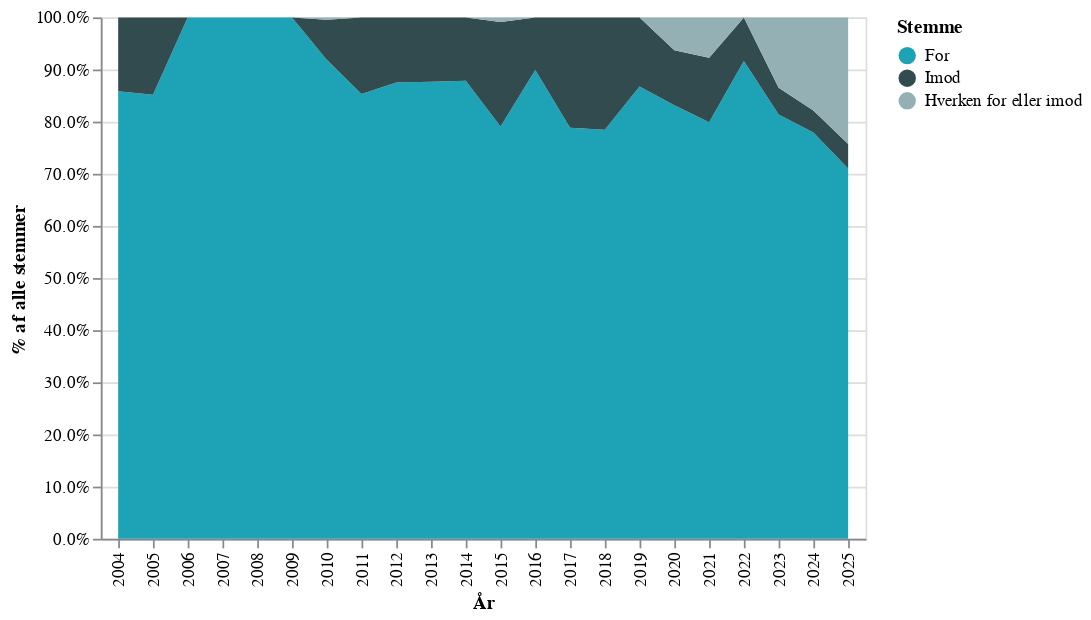

This figure's notebook cell:
### Code cell
# Renaming columns for chart
col_names = {"AndelStemmer": "% af alle stemmer"}
chart_data_dk = chart_data.rename(columns=col_names)

# Specifying custom sort order for the color variable
custom_val_order = ["For", "Imod", "Hverken for eller imod"]
vote_order_mapping = {v: i for i, v in enumerate(custom_val_order)}
chart_data_dk["CustomOrder"] = chart_data_dk["Stemme"].map(vote_order_mapping)

# Creating a chart in Danish
chart = (
    alt.Chart(chart_data_dk, width="container")
    .mark_area()
    .encode(
        x="År:O",
        y=alt.Y("% af alle stemmer:Q", axis=alt.Axis(format=".1%")),
        color=alt.Color(
            "Stemme:N",
            scale=alt.Scale(domain=custom_val_order, range=my_custom_palette),
        ),
        order=alt.Order("CustomOrder:Q"),
        tooltip=["År:O", "Stemme:N", alt.Tooltip("% af alle stemmer:Q", format=".1%")],
    )
)
chart.save(".charts/html/figure_01_dk.html")
chart

### Figure 1 — Vega-Lite specification as saved in the notebook (floating-point values rounded to 4 significant figures)
{"config": {"view": {"continuousWidth": 300, "continuousHeight": 300}}, "data": {"name": "data-c85dcddbec843751406724fe3383e9a7"}, "mark": {"type": "area"}, "encoding": {"color": {"field": "Stemme", "scale": {"domain": ["For", "Imod", "Hverken for eller imod"], "range": ["#1ea2b5", "#324b4f", "#95b0b5", "#9f8ac3", "#6b588d", "#009170", "#005545", "#0d221c", "#005c87", "#e6f4f1", "#eee8a9", "#a4943e", "#d471bb", "#27c0bf", "#55ddbe", "#8df8b7", "#de6f9f", "#70a153", "#885534"]}, "type": "nominal"}, "order": {"field": "CustomOrder", "type": "quantitative"}, "tooltip": [{"field": "År", "type": "ordinal"}, {"field": "Stemme", "type": "nominal"}, {"field": "% af alle stemmer", "format": ".1%", "type": "quantitative"}], "x": {"field": "År", "type": "ordinal"}, "y": {"axis": {"format": ".1%"}, "field": "% af alle stemmer", "type": "quantitative"}}, "width": "container", "$schema": "https://vega.github.io/schema/vega-lite/v6.1.0.json", "datasets": {"data-c85dcddbec843751406724fe3383e9a7": [{"År": 2004, "Sæson": "Efterår", "Navn": "Marianne Pedersen", "PartiGruppe": "Venstre (V)", "Stemme": "For", "AntalStemmer": 91, "AlleStemmer": 106, "% af alle stemmer": 0.8585, "CustomOrder": 0}, {"År": 2004, "Sæson": "Efterår", "Navn": "Mikkel Dencker", "PartiGruppe": "Dansk Folkeparti (DF)", "Stemme": "Imod", "AntalStemmer": 15, "AlleStemmer": 106, "% af alle stemmer": 0.1415, "CustomOrder": 1}, {"År": 2005, "Sæson": "Efterår", "Navn": "Marion Pedersen", "PartiGruppe": "Venstre (V)", "Stemme": "For", "AntalStemmer": 195, "AlleStemmer": 229, "% af alle stemmer": 0.8515, "CustomOrder": 0}, {"År": 2005, "Sæson": "Efterår", "Navn": "Martin Henriksen", "PartiGruppe": "Dansk Folkeparti (DF)", "Stemme": "Imod", "AntalStemmer": 34, "AlleStemmer": 229, "% af alle stemmer": 0.1485, "CustomOrder": 1}, {"År": 2006, "Sæson": "Efterår", "Navn": "Mogens Jensen", "PartiGruppe": "Socialdemokratiet (S)", "Stemme": "For", "AntalStemmer": 224, "AlleStemmer": 224, "% af alle stemmer": 1.0, "CustomOrder": 0}, {"År": 2007, "Sæson": "Forår", "Navn": "Mia Falkenberg", "PartiGruppe": "Dansk Folkeparti (DF)", "Stemme": "For", "AntalStemmer": 107, "AlleStemmer": 107, "% af alle stemmer": 1.0, "CustomOrder": 0}, {"År": 2008, "Sæson": "Efterår", "Navn": "Mikkel Dencker", "PartiGruppe": "Dansk Folkeparti (DF)", "Stemme": "For", "AntalStemmer": 215, "AlleStemmer": 215, "% af alle stemmer": 1.0, "CustomOrder": 0}, {"År": 2009, "Sæson": "Efterår", "Navn": "Michael Aastrup Jensen", "PartiGruppe": "Venstre (V)", "Stemme": "For", "AntalStemmer": 215, "AlleStemmer": 215, "% af alle stemmer": 1.0, "CustomOrder": 0}, {"År": 2010, "Sæson": "Efterår", "Navn": "Meta Fuglsang", "PartiGruppe": "Socialistisk Folkeparti (SF)", "Stemme": "For", "AntalStemmer": 203, "AlleStemmer": 221, "% af alle stemmer": 0.9186, "CustomOrder": 0}, {"År": 2010, "Sæson": "Efterår", "Navn": "Mikkel Dencker", "PartiGruppe": "Dansk Folkeparti (DF)", "Stemme": "Imod", "AntalStemmer": 17, "AlleStemmer": 221, "% af alle stemmer": 0.07692, "CustomOrder": 1}, {"År": 2010, "Sæson": "Efterår", "Navn": "Søren Krarup", "PartiGruppe": "Dansk Folkeparti (DF)", "Stemme": "Hverken for eller imod", "AntalStemmer": 1, "AlleStemmer": 221, "% af alle stemmer": 0.004525, "CustomOrder": 2}, {"År": 2011, "Sæson": "Efterår", "Navn": "Mike Legarth", "PartiGruppe": "Det Konservative Folkeparti (KF)", "Stemme": "For", "AntalStemmer": 186, "AlleStemmer": 218, "% af alle stemmer": 0.8532, "CustomOrder": 0}, {"År": 2011, "Sæson": "Efterår", "Navn": "Morten Marinus", "PartiGruppe": "Dansk Folkeparti (DF)", "Stemme": "Imod", "AntalStemmer": 32, "AlleStemmer": 218, "% af alle stemmer": 0.1468, "CustomOrder": 1}, {"År": 2012, "Sæson": "Efterår", "Navn": "Michael Aastrup Jensen", "PartiGruppe": "Venstre (V)", "Stemme": "For", "AntalStemmer": 182, "AlleStemmer": 208, "% af alle stemmer": 0.875, "CustomOrder": 0}, {"År": 2012, "Sæson": "Efterår", "Navn": "Mikkel Dencker", "PartiGruppe": "Dansk Folkeparti (DF)", "Stemme": "Imod", "AntalStemmer": 26, "AlleStemmer": 208, "% af alle stemmer": 0.125, "CustomOrder": 1}, {"År": 2013, "Sæson": "Efterår", "Navn": "Mikkel Dencker", "PartiGruppe": "Dansk Folkeparti (DF)", "Stemme": "Imod", "AntalStemmer": 27, "AlleStemmer": 219, "% af alle stemmer": 0.1233, "CustomOrder": 1}, {"År": 2013, "Sæson": "Efterår", "Navn": "Mette Gjerskov", "PartiGruppe": "Socialdemokratiet (S)", "Stemme": "For", "AntalStemmer": 192, "AlleStemmer": 219, "% af alle stemmer": 0.8767, "CustomOrder": 0}, {"År": 2014, "Sæson": "Efterår", "Navn": "Michael Aastrup Jensen", "PartiGruppe": "Venstre (V)", "Stemme": "For", "AntalStemmer": 188, "AlleStemmer": 214, "% af alle stemmer": 0.8785, "CustomOrder": 0}, {"År": 2014, "Sæson": "Efterår", "Navn": "Mette Hjermind Dencker", "PartiGruppe": "Dansk Folkeparti (DF)", "Stemme": "Imod", "AntalStemmer": 26, "AlleStemmer": 214, "% af alle stemmer": 0.1215, "CustomOrder": 1}, {"År": 2015, "Sæson": "Efterår", "Navn": "Morten Løkkegaard", "PartiGruppe": "Venstre (V)", "Stemme": "For", "AntalStemmer": 87, "AlleStemmer": 110, "% af alle stemmer": 0.7909, "CustomOrder": 0}, {"År": 2015, "Sæson": "Efterår", "Navn": "Mette Hjermind Dencker", "PartiGruppe": "Dansk Folkeparti (DF)", "Stemme": "Imod", "AntalStemmer": 22, "AlleStemmer": 110, "% af alle stemmer": 0.2, "CustomOrder": 1}, {"År": 2015, "Sæson": "Efterår", "Navn": "Aaja Chemnitz Larsen", "PartiGruppe": "Inuit Ataqatigiit (IA)", "Stemme": "Hverken for eller imod", "AntalStemmer": 1, "AlleStemmer": 110, "% af alle stemmer": 0.009091, "CustomOrder": 2}, {"År": 2016, "Sæson": "Efterår", "Navn": "Morten Marinus", "PartiGruppe": "Dansk Folkeparti (DF)", "Stemme": "For", "AntalStemmer": 196, "AlleStemmer": 218, "% af alle stemmer": 0.8991, "CustomOrder": 0}, {"År": 2016, "Sæson": "Forår", "Navn": "Mette Hjermind Dencker", "PartiGruppe": "Dansk Folkeparti (DF)", "Stemme": "Imod", "AntalStemmer": 22, "AlleStemmer": 218, "% af alle stemmer": 0.1009, "CustomOrder": 1}, {"År": 2017, "Sæson": "Efterår", "Navn": "Mette Hjermind Dencker", "PartiGruppe": "Dansk Folkeparti (DF)", "Stemme": "Imod", "AntalStemmer": 44, "AlleStemmer": 208, "% af alle stemmer": 0.2115, "CustomOrder": 1}, {"År": 2017, "Sæson": "Efterår", "Navn": "Orla Østerby", "PartiGruppe": "Det Konservative Folkeparti (KF)", "Stemme": "For", "AntalStemmer": 164, "AlleStemmer": 208, "% af alle stemmer": 0.7885, "CustomOrder": 0}, {"År": 2018, "Sæson": "Efterår", "Navn": "Mette Gjerskov", "PartiGruppe": "Socialdemokratiet (S)", "Stemme": "For", "AntalStemmer": 164, "AlleStemmer": 209, "% af alle stemmer": 0.7847, "CustomOrder": 0}, {"År": 2018, "Sæson": "Efterår", "Navn": "Mette Hjermind Dencker", "PartiGruppe": "Dansk Folkeparti (DF)", "Stemme": "Imod", "AntalStemmer": 45, "AlleStemmer": 209, "% af alle stemmer": 0.2153, "CustomOrder": 1}, {"År": 2019, "Sæson": "Efterår", "Navn": "Nick Hækkerup", "PartiGruppe": "Socialdemokratiet (S)", "Stemme": "For", "AntalStemmer": 98, "AlleStemmer": 113, "% af alle stemmer": 0.8673, "CustomOrder": 0}, {"År": 2019, "Sæson": "Efterår", "Navn": "Morten Messerschmidt", "PartiGruppe": "Dansk Folkeparti (DF)", "Stemme": "Imod", "AntalStemmer": 15, "AlleStemmer": 113, "% af alle stemmer": 0.1327, "CustomOrder": 1}, {"År": 2020, "Sæson": "Efterår", "Navn": "Morten Dahlin", "PartiGruppe": "Venstre (V)", "Stemme": "For", "AntalStemmer": 79, "AlleStemmer": 95, "% af alle stemmer": 0.8316, "CustomOrder": 0}, {"År": 2020, "Sæson": "Efterår", "Navn": "Morten Messerschmidt", "PartiGruppe": "Dansk Folkeparti (DF)", "Stemme": "Imod", "AntalStemmer": 10, "AlleStemmer": 95, "% af alle stemmer": 0.1053, "CustomOrder": 1}, {"År": 2020, "Sæson": "Efterår", "Navn": "Niels Flemming Hansen", "PartiGruppe": "Det Konservative Folkeparti (KF)", "Stemme": "Hverken for eller imod", "AntalStemmer": 6, "AlleStemmer": 95, "% af alle stemmer": 0.06316, "CustomOrder": 2}, {"År": 2021, "Sæson": "Efterår", "Navn": "Mette Hjermind Dencker", "PartiGruppe": "Dansk Folkeparti (DF)", "Stemme": "Imod", "AntalStemmer": 24, "AlleStemmer": 194, "% af alle stemmer": 0.1237, "CustomOrder": 1}, {"År": 2021, "Sæson": "Efterår", "Navn": "Mogens Jensen", "PartiGruppe": "Socialdemokratiet (S)", "Stemme": "For", "AntalStemmer": 155, "AlleStemmer": 194, "% af alle stemmer": 0.799, "CustomOrder": 0}, {"År": 2021, "Sæson": "Efterår", "Navn": "Mona Juul", "PartiGruppe": "Det Konservative Folkeparti (KF)", "Stemme": "Hverken for eller imod", "AntalStemmer": 15, "AlleStemmer": 194, "% af alle stemmer": 0.07732, "CustomOrder": 2}, {"År": 2022, "Sæson": "Efterår", "Navn": "Morten Bødskov", "PartiGruppe": "Socialdemokratiet (S)", "Stemme": "For", "AntalStemmer": 186, "AlleStemmer": 203, "% af alle stemmer": 0.9163, "CustomOrder": 0}, {"År": 2022, "Sæson": "Efterår", "Navn": "Mikkel Bjørn", "PartiGruppe": "Dansk Folkeparti (DF)", "Stemme": "Imod", "AntalStemmer": 17, "AlleStemmer": 203, "% af alle stemmer": 0.08374, "CustomOrder": 1}, {"År": 2023, "Sæson": "Efterår", "Navn": "Nikoline Erbs Hillers-Bendtsen", "PartiGruppe": "Alternativet (ALT)", "Stemme": "For", "AntalStemmer": 175, "AlleStemmer": 215, "% af alle stemmer": 0.814, "CustomOrder": 0}, {"År": 2023, "Sæson": "Efterår", "Navn": "Niels Flemming Hansen", "PartiGruppe": "Det Konservative Folkeparti (KF)", "Stemme": "Hverken for eller imod", "AntalStemmer": 29, "AlleStemmer": 215, "% af alle stemmer": 0.1349, "CustomOrder": 2}, {"År": 2023, "Sæson": "Efterår", "Navn": "Nick Zimmermann", "PartiGruppe": "Dansk Folkeparti (DF)", "Stemme": "Imod", "AntalStemmer": 11, "AlleStemmer": 215, "% af alle stemmer": 0.05116, "CustomOrder": 1}, {"År": 2024, "Sæson": "Efterår", "Navn": "Mohammad Rona", "PartiGruppe": "Moderaterne (M)", "Stemme": "For", "AntalStemmer": 166, "AlleStemmer": 213, "% af alle stemmer": 0.7793, "CustomOrder": 0}, {"År": 2024, "Sæson": "Efterår", "Navn": "Ole Birk Olesen", "PartiGruppe": "Liberal Alliance (LA)", "Stemme": "Hverken for eller imod", "AntalStemmer": 38, "AlleStemmer": 213, "% af alle stemmer": 0.1784, "CustomOrder": 2}, {"År": 2024, "Sæson": "Efterår", "Navn": "Mikkel Bjørn", "PartiGruppe": "Dansk Folkeparti (DF)", "Stemme": "Imod", "AntalStemmer": 9, "AlleStemmer": 213, "% af alle stemmer": 0.04225, "CustomOrder": 1}, {"År": 2025, "Sæson": "Forår", "Navn": "Mogens Jensen", "PartiGruppe": "Socialdemokratiet (S)", "Stemme": "For", "AntalStemmer": 76, "AlleStemmer": 107, "% af alle stemmer": 0.7103, "CustomOrder": 0}, {"År": 2025, "Sæson": "Forår", "Navn": "Pernille Vermund", "PartiGruppe": "Liberal Alliance (LA)", "Stemme": "Hverken for eller imod", "AntalStemmer": 26, "AlleStemmer": 107, "% af alle stemmer": 0.243, "CustomOrder": 2}, {"År": 2025, "Sæson": "Forår", "Navn": "Nick Zimmermann", "PartiGruppe": "Dansk Folkeparti (DF)", "Stemme": "Imod", "AntalStemmer": 5, "AlleStemmer": 107, "% af alle stemmer": 0.04673, "CustomOrder": 1}]}}
